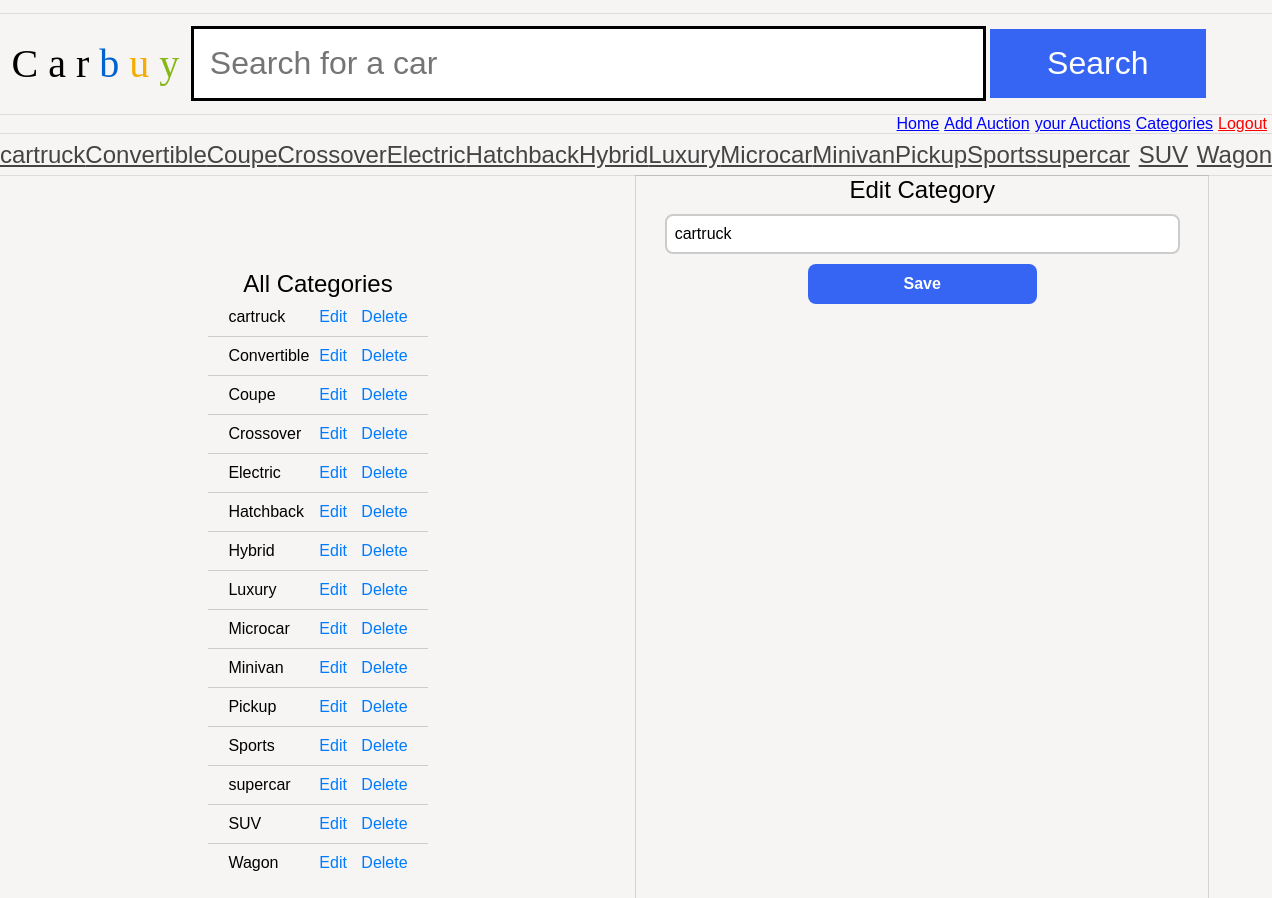
Page /as1/public/categories.php?category_id=1 (signed in) on the committed database.
### tables this page shows
CREATE TABLE `category` (
  `category_id` int(11) NOT NULL AUTO_INCREMENT,
  `category_name` varchar(100) DEFAULT NULL,
  PRIMARY KEY (`category_id`),
  UNIQUE KEY `category_name` (`category_name`)
);

### as1/public/categories.php (the view, shortened to what this page needs)
<?php
if (isset($_SESSION['user_id'])) {
    $user_id = $_SESSION['user_id'];
    $pdo = connectToDatabase();
    $stmt = $pdo->prepare("SELECT is_admin FROM users WHERE user_id = :user_id");
    $stmt->bindParam(':user_id', $user_id);
    $stmt->execute();
    $user = $stmt->fetch(PDO::FETCH_ASSOC);
    if ($user && $user['is_admin'] == 1) {
        $stmt = $pdo->query("SELECT * FROM category");
        $categories = $stmt->fetchAll(PDO::FETCH_ASSOC);
    } else {
        header("Location: index.php?admin_required=true");
    }
} else {
    header("Location: index.php?login_required=true");
}
?>
<!DOCTYPE html>
<html lang="en">
<head>
    <link rel="stylesheet" href="home.css" />
    <link rel="stylesheet" href="carbuy.css" />
</head>
<body>
    <?php include("header.php") ?>
 <div class="container-fluid">
   <div class="container">
    <div class="box">
    <h2>All Categories</h2>
<ul class="category-list">
    <?php foreach($categories as $category): ?>
    <li>
        <span><?php echo $category['category_name']; ?></span>
        <div class="actions">
            <a href="categories.php?category_id=<?php echo $category['category_id']  ?>" class="edit">Edit</a>
            <a href="deleteCategory.php?category_id=<?php echo $category['category_id']  ?>" class="delete">Delete</a>
        </div>
    </li>
    <?php endforeach; ?>
</ul>
      </div>
      <div class="box1">
      <?php
if (isset($_GET['category_id'])) {
    $category_id = $_GET['category_id'];
    $pdo = connectToDatabase();
    $stmt = $pdo->prepare("SELECT category_name FROM category WHERE category_id = :category_id");
    $stmt->bindParam(':category_id', $category_id, PDO::PARAM_INT);
    $stmt->execute();
    $category = $stmt->fetch(PDO::FETCH_ASSOC);
    $category_name = $category['category_name'];
    echo '<h2>Edit Category</h2>
    <form method="post" action="editCategory.php" class="form">
        <input type="hidden" name="category_id" value="' . htmlspecialchars($category_id) . '">
        <input type="text" placeholder="Edit Category" class="input" name="category" value="' . htmlspecialchars($category_name) . '" required />
        <input type="submit" name="submit" value="Save" class="btn">
    </form>';
} else {
    echo '<h2>Add Category</h2>
    <form method="post" action="addCategory.php" class="form">
        <input type="text" placeholder="Add Category" class="input" name="category" required />
        <input type="submit" name="submit" value="Add" class="btn">
    </form>';
}
?>
      </div>
   </div>
 </div>
</body>
</html>

### as1/public/header.php (shortened to what this page needs)
<?php
$pdo=connectToDatabase();
$sql="SELECT * FROM category";
$stmt=$pdo->prepare($sql);
$stmt->execute();
$categoryes=$stmt->fetchAll(PDO::FETCH_ASSOC);
?>
<header>
			<h1><span class="C">C</span>
 			<span class="a">a</span>
			<span class="r">r</span>
			<span class="b">b</span>
			<span class="u">u</span>
			<span class="y">y</span></h1>
			<form action="index.php?search" method="post">
				<input type="text" name="search" placeholder="Search for a car" />
				<input type="submit" name="submit" value="Search" />
			</form>
		</header>
         <nav class="nav" style="display:flex;justify-content:end;">
		 <a href="/" style="color:blue;">Home</a>
		 <a href="addAuction.php" style="color:blue; margin-left:5px;">Add Auction</a>
		 <a href="yourAuction.php" style="color:blue; margin-left:5px;">your Auctions</a>
		   <a href="categories.php" style="color:blue;margin-left:5px;margin-right:5px;">Categories</a>
		   <?php
    echo isset($_SESSION['user_id']) ? '<a href="logout.php" style="color:red; margin-right:5px;">Logout</a>' : '<a href="login.php" style="color:blue; margin-right:5px;">Login</a>';
?>
		 </nav>
		<nav>
			<ul>
			<?php foreach ($categoryes as $category): ?>
        <li><a class="categoryLink" href="category.php?category=<?php echo $category['category_id']; ?>"><?php echo $category['category_name']; ?></a></li>
    <?php endforeach; ?>
			</ul>
		</nav>

### as1/public/home.css (style rules this page uses)
* { margin: 0; padding: 0; }
body { font-family: 'Oxygen-Regular', sans-serif; background-color: #f6f5f4; max-width: 100vw; overflow-x: hidden; }
h1, h2, h3, h4 { font-weight: normal; }
.container-fluid { height: 100vh; width: 100vw; display: flex; flex-direction: column; }
.container { width: 100vw; height: 100%; display: flex; flex-direction: row; }
.box { width: 50%; height: 100%; display: flex; flex-direction: column; justify-content: center; align-items: center; }
.box1 { box-shadow: rgba(0, 0, 0, 0.02) 0px 1px 3px 0px, rgba(27, 31, 35, 0.15) 0px 0px 0px 1px; width: 45%; height: 98%; display: flex; flex-direction: column; align-items: center; }
.form { width: 100%; display: flex; flex-direction: column; align-items: center; }
.input { width: 90%; height: 40px; margin-bottom: 10px; margin-top: 10px; border: 2px solid #ccc; border-radius: 8px; padding: 8px; font-size: 16px; box-sizing: border-box; transition: border-color 0.3s ease; }
.btn { width: 40%; height: 40px; background-color: #3665f3; color: white; font-size: 16px; font-weight: bold; border: none; border-radius: 8px; cursor: pointer; transition: background-color 0.3s ease; }
.b { color: #0063d1; }
.u { color: #f4ae01; }
.y { color: #85b716; }
.category-list { list-style: none; padding: 0; }
.category-list li { display: flex; align-items: center; justify-content: space-between; padding: 10px 20px; border-bottom: 1px solid #ccc; }
.category-list li:last-child { border-bottom: none; }
.category-list li .actions a { margin-left: 10px; text-decoration: none; color: #007bff; }

### as1/public/carbuy.css (style rules this page uses)
* { margin: 0; padding: 0; }
body { font-family: 'Oxygen-Regular', sans-serif; background-color: #f6f5f4; max-width: 100vw; overflow-x: hidden; }
h1, h2, h3, h4 { font-weight: normal; }
a, a:visited { color: #444; }
header { margin-top: 1vw; font-family: 'Univers-Light-Normal'; display: grid; grid-template-columns: 15% 85%; align-items: center; padding-top: 1vw; padding-bottom: 1vw; border-top: 1px solid #ddd; border-bottom: 1px solid #ddd; }
header h1 { text-align: center; font-size: 2.5em; }
form { display: block; }
header form input[type=text] { border: 3px solid black; font-size: 2em; padding: 0.5em; width: 70%; }
header form input[type=submit] { background-color: #3665f3; color: white; width: 20%; font-size: 2em; padding: 0.5em; cursor: pointer; border: 0; }
header .b { color: #0063d1; }
header .u { color: #f4ae01; }
header .y { color: #85b716; }
body > nav { border-bottom: 1px solid #ddd; }
body > nav ul li:last-child a:after { content: 'ˬ'; position: absolute; }
body > nav ul { display: flex; width: 100vw; list-style-type: none; }
body > nav ul li { flex: 1; }
body > nav ul li a { display: block; text-align: center; padding-top: 0.5vw; padding-bottom: 0.5vw; font-size: 1.5em; }
.nav { display: flex; justify-content: flex-end; }

### rows in the picture
category: category_name "cartruck", category "cartruck"
category: category_name "Convertible"
category: category_name "Coupe"
category: category_name "Crossover"
category: category_name "Electric"
category: category_name "Hatchback"
category: category_name "Hybrid"
category: category_name "Luxury"
category: category_name "Microcar"
category: category_name "Minivan"
category: category_name "Pickup"
category: category_name "Sports"
category: category_name "supercar"
category: category_name "SUV"
category: category_name "Wagon"
